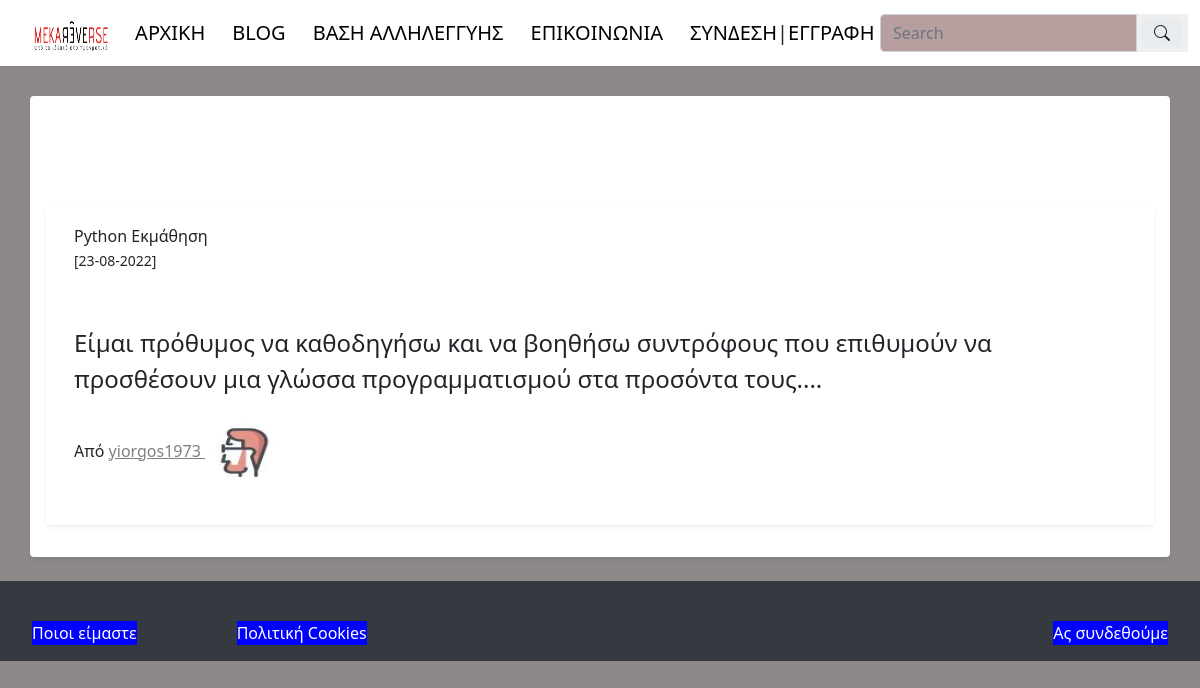
Page /full_offer/2 on the committed database.
### FlaskBlogApp/models.py (models this page shows, shortened)
class Offer(db.Model):
    id = db.Column(db.Integer, nullable=False, primary_key=True, autoincrement=True)
    offer_title = db.Column(db.String(50), nullable=False)
    offer_body = db.Column(db.Text(), nullable=False)
    date_created = db.Column(db.DateTime, nullable=False, default=datetime.utcnow)
    user_id = db.Column(db.Integer, db.ForeignKey('user.id'), nullable=False)

class User(db.Model, UserMixin):
    id = db.Column(db.Integer, autoincrement=True, primary_key=True)
    name = db.Column(db.String(15), nullable=True)
    surname = db.Column(db.String(15), nullable=True)
    username = db.Column(db.String(15), unique=True, nullable=False)
    email = db.Column(db.String(150), unique=True, nullable=False)
    recommender = db.Column(db.String(150), nullable=True)
    password = db.Column(db.String(36), nullable=False)
    profile_image = db.Column(db.String(30), default='default_profile_image.jpg')
    contact_username = db.Column(db.String(15), unique=False, nullable=False)
    articles = db.relationship('Article', backref='author', lazy=True)
    offers = db.relationship('Offer', backref='author', lazy=True)

### FlaskBlogApp/routes.py (the view)
@app.route("/full_offer/<int:offer_id>", methods=["GET"])
def full_offer(offer_id):
    offer = Offer.query.get_or_404(offer_id)
    return render_template("full_offer.html", offer=offer)

### FlaskBlogApp/templates/full_offer.html (shortened to what this page needs)
{% extends "outline.html" %}
{% block content %}
<main role="main" class="container" style="margin-top: 80px;">
  {% if offer %}
  <div class="row my-3 p-3 bg-body rounded shadow-sm">
    <div class="col col-md-12">
      <div class="main-offer-title">
        {{ offer.offer_title | safe }}
      </div>
      <small class="offer_date">[{{ offer.date_created.strftime('%d-%m-%Y') }}]</small>
      <p class="main-article-partial-text">
        {{ offer.offer_body | safe }}
      </p>
      <p class="">Από
        <span>
          <a class="author-name" href="{{ url_for('offers_by_author', author_id=offer.author.id) }}">
            {{ offer.author.username }}
            <img class="rounded-circle profile-image" alt="{{ offer.author.username }}"
              src="{{ url_for('static', filename='images/profiles_images/'+offer.author.profile_image) }}"
              data-holder-rendered="true" data-bs-toggle="tooltip" data-bs-placement="top"
              title="{{ offer.author.username }}">
          </a>
        </span>
      </p>
    </div>
  </div>
  {% endif %}
</main>
{% endblock content %}

### FlaskBlogApp/static/css/styles.css (style rules this page uses)
body { background-color: #8e8888; }
.container { margin-top: 20px; }
.main-article-partial-text, .main-article-full-text { font-size: 1.5em; margin-top: 5%; }
.author-name:link { color: gray; }
.main-article-category:hover, .main-article-title:hover, .author-name { text-decoration: underline; color: black; }
.row { margin-top: 20px; }
.profile-image { width: 60px; height: 60px; margin: 10px; }

### rows in the picture
Offer: offer_title "Python Εκμάθηση", date_created "23-08-2022", offer_body "Είμαι πρόθυμος να καθοδηγήσω και να βοηθήσω συντρόφους που επιθυμούν να προσθέσουν μια γλώσσα προγραμματισμού στα προσόντα τους...."
User: author.username "yiorgos1973", profile_image (picture)
